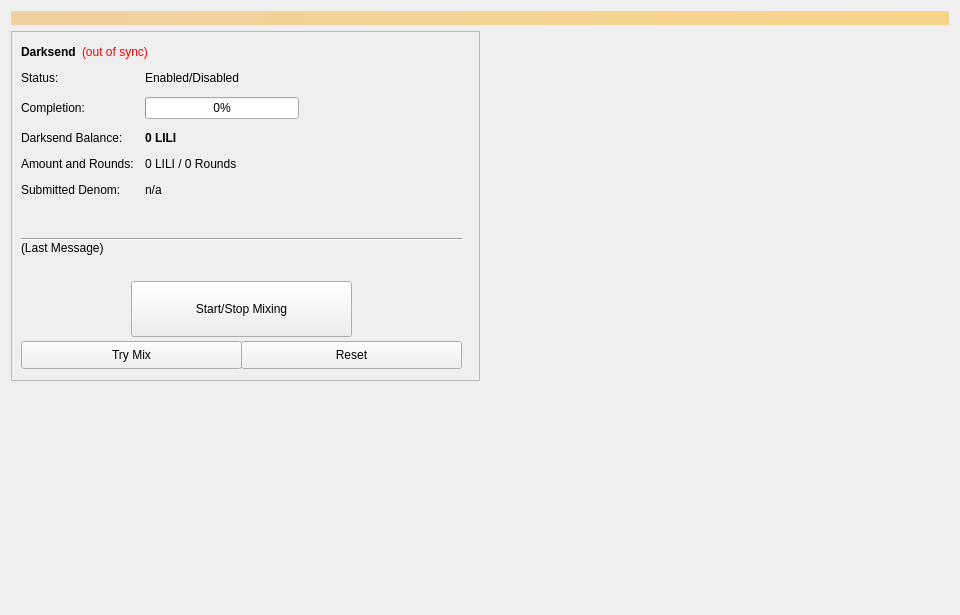
<?xml version="1.0" encoding="UTF-8"?>
<ui version="4.0">
 <class>Coinmix</class>
 <widget class="QWidget" name="Coinmix">
  <property name="geometry">
   <rect>
    <x>0</x>
    <y>0</y>
    <width>960</width>
    <height>615</height>
   </rect>
  </property>
  <property name="minimumSize">
   <size>
    <width>960</width>
    <height>0</height>
   </size>
  </property>
  <property name="windowTitle">
   <string>Form</string>
  </property>
  <layout class="QVBoxLayout" name="topLayout">
   <item>
    <widget class="QLabel" name="labelAlerts">
     <property name="visible">
      <bool>false</bool>
     </property>
     <property name="styleSheet">
      <string notr="true">background-color: qlineargradient(x1: 0, y1: 0, x2: 1, y2: 0, stop:0 #F0D0A0, stop:1 #F8D488); color:#000000;</string>
     </property>
     <property name="wordWrap">
      <bool>true</bool>
     </property>
     <property name="margin">
      <number>3</number>
     </property>
    </widget>
   </item>
   <item>
    <layout class="QHBoxLayout" name="horizontalLayout" stretch="1,1">
     <item>
      <layout class="QVBoxLayout" name="verticalLayout_2">
       <item>
        <widget class="QFrame" name="frameDarksend">
         <property name="minimumSize">
          <size>
           <width>0</width>
           <height>350</height>
          </size>
         </property>
         <property name="layoutDirection">
          <enum>Qt::LeftToRight</enum>
         </property>
         <property name="frameShape">
          <enum>QFrame::StyledPanel</enum>
         </property>
         <property name="frameShadow">
          <enum>QFrame::Raised</enum>
         </property>
         <widget class="QWidget" name="formLayoutWidget">
          <property name="geometry">
           <rect>
            <x>10</x>
            <y>40</y>
            <width>451</width>
            <height>161</height>
           </rect>
          </property>
          <layout class="QFormLayout" name="formLayout">
           <property name="fieldGrowthPolicy">
            <enum>QFormLayout::AllNonFixedFieldsGrow</enum>
           </property>
           <property name="horizontalSpacing">
            <number>11</number>
           </property>
           <property name="verticalSpacing">
            <number>12</number>
           </property>
           <item row="0" column="0">
            <widget class="QLabel" name="label_6">
             <property name="text">
              <string>Status:</string>
             </property>
            </widget>
           </item>
           <item row="1" column="0">
            <widget class="QLabel" name="label_7">
             <property name="text">
              <string>Completion:</string>
             </property>
            </widget>
           </item>
           <item row="1" column="1">
            <widget class="QProgressBar" name="DarksendProgress">
             <property name="maximumSize">
              <size>
               <width>154</width>
               <height>16777215</height>
              </size>
             </property>
             <property name="value">
              <number>0</number>
             </property>
            </widget>
           </item>
           <item row="2" column="0">
            <widget class="QLabel" name="labelAnonymizedText">
             <property name="text">
              <string>Darksend Balance:</string>
             </property>
            </widget>
           </item>
           <item row="2" column="1">
            <widget class="QLabel" name="labelAnonymized">
             <property name="font">
              <font>
               <weight>75</weight>
               <bold>true</bold>
              </font>
             </property>
             <property name="text">
              <string notr="true">0 LILI</string>
             </property>
            </widget>
           </item>
           <item row="3" column="0">
            <widget class="QLabel" name="label_8">
             <property name="text">
              <string>Amount and Rounds:</string>
             </property>
            </widget>
           </item>
           <item row="3" column="1">
            <widget class="QLabel" name="labelAmountRounds">
             <property name="text">
              <string>0 LILI / 0 Rounds</string>
             </property>
            </widget>
           </item>
           <item row="4" column="0">
            <widget class="QLabel" name="label_9">
             <property name="text">
              <string>Submitted Denom:</string>
             </property>
            </widget>
           </item>
           <item row="4" column="1">
            <widget class="QLabel" name="labelSubmittedDenom">
             <property name="toolTip">
              <string>The denominations you submitted to the Masternode.&lt;br&gt;To mix, other users must submit the exact same denominations.</string>
             </property>
             <property name="text">
              <string>n/a</string>
             </property>
            </widget>
           </item>
           <item row="0" column="1">
            <widget class="QLabel" name="DarksendEnabled">
             <property name="text">
              <string>Enabled/Disabled</string>
             </property>
            </widget>
           </item>
          </layout>
         </widget>
         <widget class="QPushButton" name="runAutoDenom">
          <property name="geometry">
           <rect>
            <x>251</x>
            <y>17</y>
            <width>1</width>
            <height>1</height>
           </rect>
          </property>
          <property name="palette">
           <palette>
            <active>
             <colorrole role="WindowText">
              <brush brushstyle="SolidPattern">
               <color alpha="255">
                <red>0</red>
                <green>0</green>
                <blue>0</blue>
               </color>
              </brush>
             </colorrole>
             <colorrole role="Button">
              <brush brushstyle="SolidPattern">
               <color alpha="255">
                <red>239</red>
                <green>238</green>
                <blue>238</blue>
               </color>
              </brush>
             </colorrole>
             <colorrole role="Light">
              <brush brushstyle="SolidPattern">
               <color alpha="255">
                <red>255</red>
                <green>255</green>
                <blue>255</blue>
               </color>
              </brush>
             </colorrole>
             <colorrole role="Midlight">
              <brush brushstyle="SolidPattern">
               <color alpha="255">
                <red>247</red>
                <green>246</green>
                <blue>246</blue>
               </color>
              </brush>
             </colorrole>
             <colorrole role="Dark">
              <brush brushstyle="SolidPattern">
               <color alpha="255">
                <red>119</red>
                <green>119</green>
                <blue>119</blue>
               </color>
              </brush>
             </colorrole>
             <colorrole role="Mid">
              <brush brushstyle="SolidPattern">
               <color alpha="255">
                <red>159</red>
                <green>159</green>
                <blue>159</blue>
               </color>
              </brush>
             </colorrole>
             <colorrole role="Text">
              <brush brushstyle="SolidPattern">
               <color alpha="255">
                <red>0</red>
                <green>0</green>
                <blue>0</blue>
               </color>
              </brush>
             </colorrole>
             <colorrole role="BrightText">
              <brush brushstyle="SolidPattern">
               <color alpha="255">
                <red>255</red>
                <green>255</green>
                <blue>255</blue>
               </color>
              </brush>
             </colorrole>
             <colorrole role="ButtonText">
              <brush brushstyle="SolidPattern">
               <color alpha="255">
                <red>0</red>
                <green>0</green>
                <blue>0</blue>
               </color>
              </brush>
             </colorrole>
             <colorrole role="Base">
              <brush brushstyle="SolidPattern">
               <color alpha="255">
                <red>255</red>
                <green>255</green>
                <blue>255</blue>
               </color>
              </brush>
             </colorrole>
             <colorrole role="Window">
              <brush brushstyle="SolidPattern">
               <color alpha="255">
                <red>239</red>
                <green>238</green>
                <blue>238</blue>
               </color>
              </brush>
             </colorrole>
             <colorrole role="Shadow">
              <brush brushstyle="SolidPattern">
               <color alpha="255">
                <red>0</red>
                <green>0</green>
                <blue>0</blue>
               </color>
              </brush>
             </colorrole>
             <colorrole role="AlternateBase">
              <brush brushstyle="SolidPattern">
               <color alpha="255">
                <red>247</red>
                <green>246</green>
                <blue>246</blue>
               </color>
              </brush>
             </colorrole>
             <colorrole role="ToolTipBase">
              <brush brushstyle="SolidPattern">
               <color alpha="255">
                <red>255</red>
                <green>255</green>
                <blue>220</blue>
               </color>
              </brush>
             </colorrole>
             <colorrole role="ToolTipText">
              <brush brushstyle="SolidPattern">
               <color alpha="255">
                <red>0</red>
                <green>0</green>
                <blue>0</blue>
               </color>
              </brush>
             </colorrole>
            </active>
            <inactive>
             <colorrole role="WindowText">
              <brush brushstyle="SolidPattern">
               <color alpha="255">
                <red>0</red>
                <green>0</green>
                <blue>0</blue>
               </color>
              </brush>
             </colorrole>
             <colorrole role="Button">
              <brush brushstyle="SolidPattern">
               <color alpha="255">
                <red>239</red>
                <green>238</green>
                <blue>238</blue>
               </color>
              </brush>
             </colorrole>
             <colorrole role="Light">
              <brush brushstyle="SolidPattern">
               <color alpha="255">
                <red>255</red>
                <green>255</green>
                <blue>255</blue>
               </color>
              </brush>
             </colorrole>
             <colorrole role="Midlight">
              <brush brushstyle="SolidPattern">
               <color alpha="255">
                <red>247</red>
                <green>246</green>
                <blue>246</blue>
               </color>
              </brush>
             </colorrole>
             <colorrole role="Dark">
              <brush brushstyle="SolidPattern">
               <color alpha="255">
                <red>119</red>
                <green>119</green>
                <blue>119</blue>
               </color>
              </brush>
             </colorrole>
             <colorrole role="Mid">
              <brush brushstyle="SolidPattern">
               <color alpha="255">
                <red>159</red>
                <green>159</green>
                <blue>159</blue>
               </color>
              </brush>
             </colorrole>
             <colorrole role="Text">
              <brush brushstyle="SolidPattern">
               <color alpha="255">
                <red>0</red>
                <green>0</green>
                <blue>0</blue>
               </color>
              </brush>
             </colorrole>
             <colorrole role="BrightText">
              <brush brushstyle="SolidPattern">
               <color alpha="255">
                <red>255</red>
                <green>255</green>
                <blue>255</blue>
               </color>
              </brush>
             </colorrole>
             <colorrole role="ButtonText">
              <brush brushstyle="SolidPattern">
               <color alpha="255">
                <red>0</red>
                <green>0</green>
                <blue>0</blue>
               </color>
              </brush>
             </colorrole>
             <colorrole role="Base">
              <brush brushstyle="SolidPattern">
               <color alpha="255">
                <red>255</red>
                <green>255</green>
                <blue>255</blue>
               </color>
              </brush>
             </colorrole>
             <colorrole role="Window">
              <brush brushstyle="SolidPattern">
               <color alpha="255">
                <red>239</red>
                <green>238</green>
                <blue>238</blue>
               </color>
              </brush>
             </colorrole>
             <colorrole role="Shadow">
              <brush brushstyle="SolidPattern">
               <color alpha="255">
                <red>0</red>
                <green>0</green>
                <blue>0</blue>
               </color>
              </brush>
             </colorrole>
             <colorrole role="AlternateBase">
              <brush brushstyle="SolidPattern">
               <color alpha="255">
                <red>247</red>
                <green>246</green>
                <blue>246</blue>
               </color>
              </brush>
             </colorrole>
             <colorrole role="ToolTipBase">
              <brush brushstyle="SolidPattern">
               <color alpha="255">
                <red>255</red>
                <green>255</green>
                <blue>220</blue>
               </color>
              </brush>
             </colorrole>
             <colorrole role="ToolTipText">
              <brush brushstyle="SolidPattern">
               <color alpha="255">
                <red>0</red>
                <green>0</green>
                <blue>0</blue>
               </color>
              </brush>
             </colorrole>
            </inactive>
            <disabled>
             <colorrole role="WindowText">
              <brush brushstyle="SolidPattern">
               <color alpha="255">
                <red>119</red>
                <green>119</green>
                <blue>119</blue>
               </color>
              </brush>
             </colorrole>
             <colorrole role="Button">
              <brush brushstyle="SolidPattern">
               <color alpha="255">
                <red>239</red>
                <green>238</green>
                <blue>238</blue>
               </color>
              </brush>
             </colorrole>
             <colorrole role="Light">
              <brush brushstyle="SolidPattern">
               <color alpha="255">
                <red>255</red>
                <green>255</green>
                <blue>255</blue>
               </color>
              </brush>
             </colorrole>
             <colorrole role="Midlight">
              <brush brushstyle="SolidPattern">
               <color alpha="255">
                <red>247</red>
                <green>246</green>
                <blue>246</blue>
               </color>
              </brush>
             </colorrole>
             <colorrole role="Dark">
              <brush brushstyle="SolidPattern">
               <color alpha="255">
                <red>119</red>
                <green>119</green>
                <blue>119</blue>
               </color>
              </brush>
             </colorrole>
             <colorrole role="Mid">
              <brush brushstyle="SolidPattern">
               <color alpha="255">
                <red>159</red>
                <green>159</green>
                <blue>159</blue>
               </color>
              </brush>
             </colorrole>
             <colorrole role="Text">
              <brush brushstyle="SolidPattern">
               <color alpha="255">
                <red>119</red>
                <green>119</green>
                <blue>119</blue>
               </color>
              </brush>
             </colorrole>
             <colorrole role="BrightText">
              <brush brushstyle="SolidPattern">
               <color alpha="255">
                <red>255</red>
                <green>255</green>
                <blue>255</blue>
               </color>
              </brush>
             </colorrole>
             <colorrole role="ButtonText">
              <brush brushstyle="SolidPattern">
               <color alpha="255">
                <red>119</red>
                <green>119</green>
                <blue>119</blue>
               </color>
              </brush>
             </colorrole>
             <colorrole role="Base">
              <brush brushstyle="SolidPattern">
               <color alpha="255">
                <red>239</red>
                <green>238</green>
                <blue>238</blue>
               </color>
              </brush>
             </colorrole>
             <colorrole role="Window">
              <brush brushstyle="SolidPattern">
               <color alpha="255">
                <red>239</red>
                <green>238</green>
                <blue>238</blue>
               </color>
              </brush>
             </colorrole>
             <colorrole role="Shadow">
              <brush brushstyle="SolidPattern">
               <color alpha="255">
                <red>0</red>
                <green>0</green>
                <blue>0</blue>
               </color>
              </brush>
             </colorrole>
             <colorrole role="AlternateBase">
              <brush brushstyle="SolidPattern">
               <color alpha="255">
                <red>239</red>
                <green>238</green>
                <blue>238</blue>
               </color>
              </brush>
             </colorrole>
             <colorrole role="ToolTipBase">
              <brush brushstyle="SolidPattern">
               <color alpha="255">
                <red>255</red>
                <green>255</green>
                <blue>220</blue>
               </color>
              </brush>
             </colorrole>
             <colorrole role="ToolTipText">
              <brush brushstyle="SolidPattern">
               <color alpha="255">
                <red>0</red>
                <green>0</green>
                <blue>0</blue>
               </color>
              </brush>
             </colorrole>
            </disabled>
           </palette>
          </property>
          <property name="focusPolicy">
           <enum>Qt::NoFocus</enum>
          </property>
          <property name="autoFillBackground">
           <bool>true</bool>
          </property>
          <property name="text">
           <string/>
          </property>
          <property name="flat">
           <bool>true</bool>
          </property>
         </widget>
         <widget class="QPushButton" name="toggleDarksend">
          <property name="geometry">
           <rect>
            <x>120</x>
            <y>250</y>
            <width>221</width>
            <height>56</height>
           </rect>
          </property>
          <property name="sizePolicy">
           <sizepolicy hsizetype="MinimumExpanding" vsizetype="Fixed">
            <horstretch>0</horstretch>
            <verstretch>0</verstretch>
           </sizepolicy>
          </property>
          <property name="text">
           <string>Start/Stop Mixing</string>
          </property>
         </widget>
         <widget class="Line" name="lineLastMessage">
          <property name="geometry">
           <rect>
            <x>10</x>
            <y>200</y>
            <width>441</width>
            <height>16</height>
           </rect>
          </property>
          <property name="orientation">
           <enum>Qt::Horizontal</enum>
          </property>
         </widget>
         <widget class="QLabel" name="DarksendStatus">
          <property name="geometry">
           <rect>
            <x>10</x>
            <y>210</y>
            <width>451</width>
            <height>43</height>
           </rect>
          </property>
          <property name="minimumSize">
           <size>
            <width>288</width>
            <height>43</height>
           </size>
          </property>
          <property name="text">
           <string>(Last Message)</string>
          </property>
          <property name="alignment">
           <set>Qt::AlignLeading|Qt::AlignLeft|Qt::AlignTop</set>
          </property>
          <property name="wordWrap">
           <bool>true</bool>
          </property>
         </widget>
         <widget class="QPushButton" name="DarksendAuto">
          <property name="geometry">
           <rect>
            <x>10</x>
            <y>310</y>
            <width>221</width>
            <height>28</height>
           </rect>
          </property>
          <property name="sizePolicy">
           <sizepolicy hsizetype="MinimumExpanding" vsizetype="Fixed">
            <horstretch>0</horstretch>
            <verstretch>0</verstretch>
           </sizepolicy>
          </property>
          <property name="toolTip">
           <string>Try to manually submit a Darksend request.</string>
          </property>
          <property name="text">
           <string>Try Mix</string>
          </property>
         </widget>
         <widget class="QPushButton" name="DarksendReset">
          <property name="geometry">
           <rect>
            <x>230</x>
            <y>310</y>
            <width>221</width>
            <height>28</height>
           </rect>
          </property>
          <property name="sizePolicy">
           <sizepolicy hsizetype="MinimumExpanding" vsizetype="Fixed">
            <horstretch>0</horstretch>
            <verstretch>0</verstretch>
           </sizepolicy>
          </property>
          <property name="toolTip">
           <string>Reset the current status of Darksend (can interrupt Darksend if it's in the process of Mixing, which can cost you money!)</string>
          </property>
          <property name="autoFillBackground">
           <bool>false</bool>
          </property>
          <property name="text">
           <string>Reset</string>
          </property>
         </widget>
         <widget class="QWidget" name="layoutWidget">
          <property name="geometry">
           <rect>
            <x>10</x>
            <y>10</y>
            <width>431</width>
            <height>22</height>
           </rect>
          </property>
          <layout class="QHBoxLayout" name="horizontalLayout_5">
           <item>
            <widget class="QLabel" name="label_2">
             <property name="font">
              <font>
               <weight>75</weight>
               <bold>true</bold>
              </font>
             </property>
             <property name="text">
              <string>Darksend</string>
             </property>
            </widget>
           </item>
           <item>
            <widget class="QLabel" name="labelDarksendSyncStatus">
             <property name="toolTip">
              <string>The displayed information may be out of date. Your wallet automatically synchronizes with the LILI network after a connection is established, but this process has not completed yet.</string>
             </property>
             <property name="styleSheet">
              <string notr="true">QLabel { color: red; }</string>
             </property>
             <property name="text">
              <string notr="true">(out of sync)</string>
             </property>
             <property name="alignment">
              <set>Qt::AlignLeading|Qt::AlignLeft|Qt::AlignVCenter</set>
             </property>
            </widget>
           </item>
           <item>
            <spacer name="horizontalSpacer_4">
             <property name="orientation">
              <enum>Qt::Horizontal</enum>
             </property>
             <property name="sizeHint" stdset="0">
              <size>
               <width>40</width>
               <height>20</height>
              </size>
             </property>
            </spacer>
           </item>
          </layout>
         </widget>
        </widget>
       </item>
       <item>
        <spacer name="verticalSpacer">
         <property name="orientation">
          <enum>Qt::Vertical</enum>
         </property>
         <property name="sizeHint" stdset="0">
          <size>
           <width>20</width>
           <height>40</height>
          </size>
         </property>
        </spacer>
       </item>
      </layout>
     </item>
     <item>
      <layout class="QVBoxLayout" name="verticalLayout_3">
       <item>
        <spacer name="verticalSpacer_2">
         <property name="orientation">
          <enum>Qt::Vertical</enum>
         </property>
         <property name="sizeType">
          <enum>QSizePolicy::Expanding</enum>
         </property>
         <property name="sizeHint" stdset="0">
          <size>
           <width>20</width>
           <height>40</height>
          </size>
         </property>
        </spacer>
       </item>
      </layout>
     </item>
    </layout>
   </item>
  </layout>
 </widget>
 <resources/>
 <connections/>
</ui>
